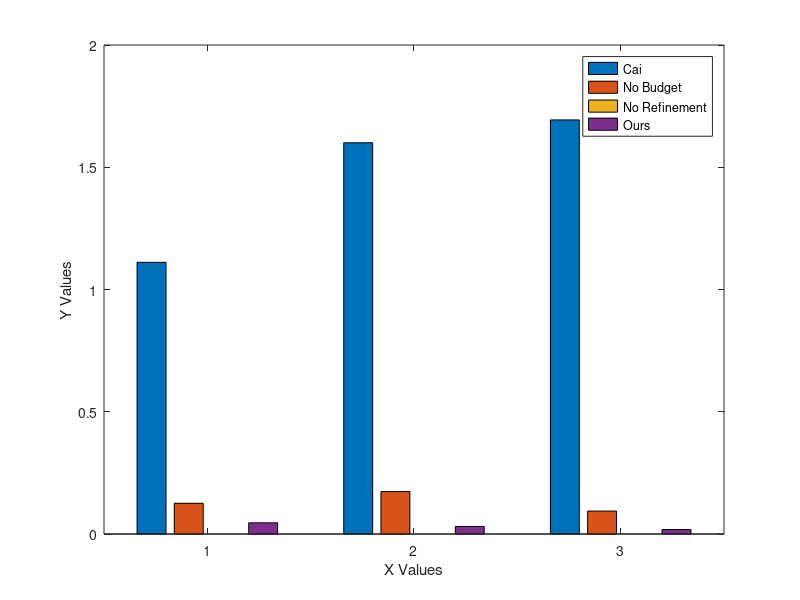

Write the MATLAB code that produced this figure.
%% Plots
clear
load("results.mat")

%% Computation Time

x = [1, 2, 3]; % x values

% Data for the four groups of bars
timeCai = results{2}(:,1);
timeOurs = results{3}(:,1);
timeNoBud = results{4}(:,1);
timeNoRef = results{5}(:,1);

% Plot the bar graph
bar(x, [timeCai, timeNoBud, timeNoRef, timeOurs]);

% Add labels and legend
xlabel('X Values');
ylabel('Y Values');
legend('Cai', 'No Budget', 'No Refinement', 'Ours');
